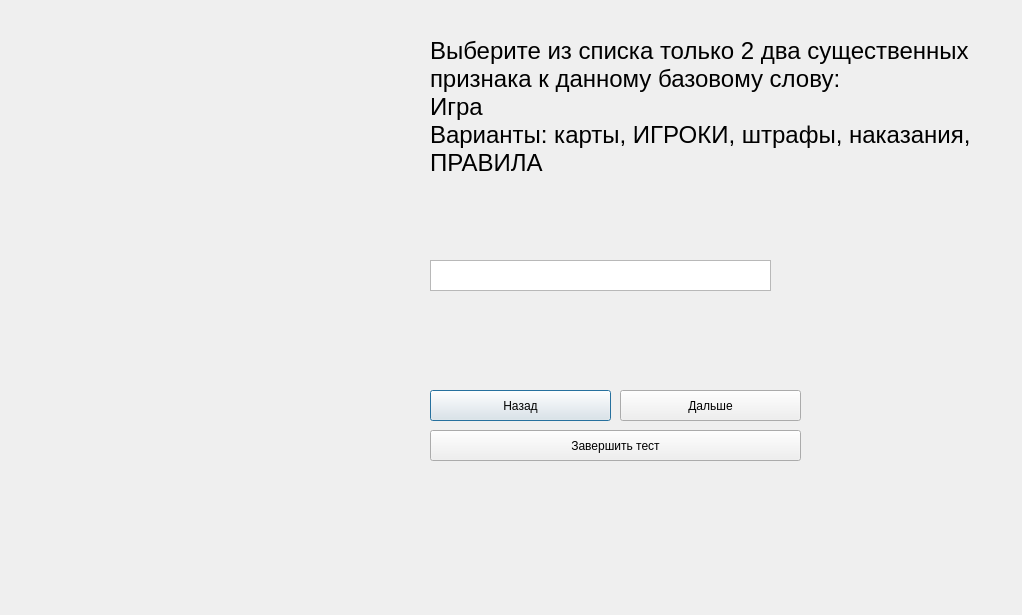
<?xml version="1.0" encoding="UTF-8"?>
<ui version="4.0">
 <class>testform16</class>
 <widget class="QDialog" name="testform16">
  <property name="geometry">
   <rect>
    <x>0</x>
    <y>0</y>
    <width>1022</width>
    <height>615</height>
   </rect>
  </property>
  <property name="windowTitle">
   <string>Dialog</string>
  </property>
  <widget class="QLabel" name="image">
   <property name="geometry">
    <rect>
     <x>-20</x>
     <y>40</y>
     <width>411</width>
     <height>331</height>
    </rect>
   </property>
   <property name="text">
    <string/>
   </property>
  </widget>
  <widget class="QPushButton" name="back_pushButton">
   <property name="geometry">
    <rect>
     <x>430</x>
     <y>390</y>
     <width>181</width>
     <height>31</height>
    </rect>
   </property>
   <property name="text">
    <string>Назад</string>
   </property>
  </widget>
  <widget class="QPushButton" name="next_pushButton_2">
   <property name="geometry">
    <rect>
     <x>620</x>
     <y>390</y>
     <width>181</width>
     <height>31</height>
    </rect>
   </property>
   <property name="text">
    <string>Дальше</string>
   </property>
  </widget>
  <widget class="QLabel" name="question">
   <property name="geometry">
    <rect>
     <x>430</x>
     <y>30</y>
     <width>551</width>
     <height>181</height>
    </rect>
   </property>
   <property name="sizePolicy">
    <sizepolicy hsizetype="Preferred" vsizetype="Preferred">
     <horstretch>0</horstretch>
     <verstretch>0</verstretch>
    </sizepolicy>
   </property>
   <property name="font">
    <font>
     <pointsize>18</pointsize>
    </font>
   </property>
   <property name="mouseTracking">
    <bool>true</bool>
   </property>
   <property name="tabletTracking">
    <bool>false</bool>
   </property>
   <property name="focusPolicy">
    <enum>Qt::NoFocus</enum>
   </property>
   <property name="contextMenuPolicy">
    <enum>Qt::PreventContextMenu</enum>
   </property>
   <property name="autoFillBackground">
    <bool>false</bool>
   </property>
   <property name="midLineWidth">
    <number>-2</number>
   </property>
   <property name="text">
    <string>Выберите из списка только 2 два существенных признака к данному базовому слову:
Игра
Варианты: карты, ИГРОКИ, штрафы, наказания, ПРАВИЛА
</string>
   </property>
   <property name="textFormat">
    <enum>Qt::AutoText</enum>
   </property>
   <property name="scaledContents">
    <bool>false</bool>
   </property>
   <property name="wordWrap">
    <bool>true</bool>
   </property>
   <property name="openExternalLinks">
    <bool>false</bool>
   </property>
  </widget>
  <widget class="QTextEdit" name="textEdit">
   <property name="geometry">
    <rect>
     <x>430</x>
     <y>260</y>
     <width>341</width>
     <height>31</height>
    </rect>
   </property>
  </widget>
  <widget class="QPushButton" name="finish_pushButton">
   <property name="geometry">
    <rect>
     <x>430</x>
     <y>430</y>
     <width>371</width>
     <height>31</height>
    </rect>
   </property>
   <property name="text">
    <string>Завершить тест</string>
   </property>
  </widget>
 </widget>
 <resources/>
 <connections/>
</ui>
